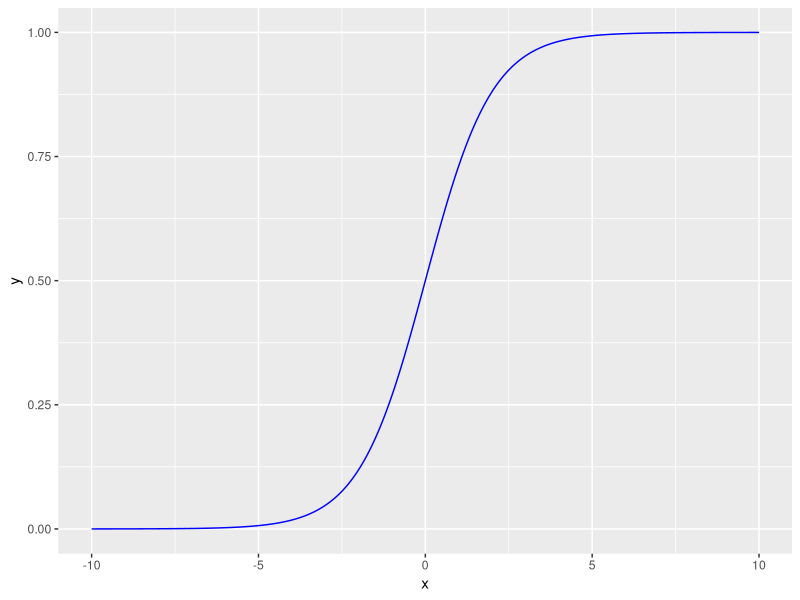

R code for this plot:
#Sigmoid function 
x <- seq(from = -10, to = 10, by = 0.01)
y = exp(x)/(1+exp(x))

library(ggplot2)

p <- ggplot(data = NULL, mapping = aes(x = x,y = y))
p + geom_line(colour = 'blue')
